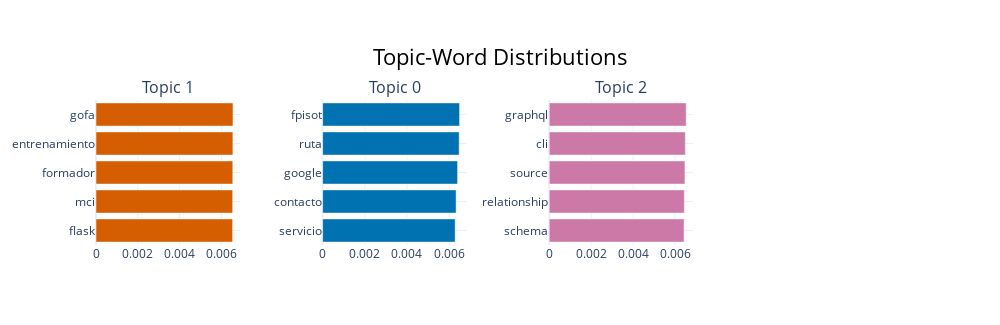

Source (notebook cell):
### Code cell
fig = fast_model.visualize_topic(top_n=10)
fig.show()

### Figure 1 — Plotly figure (JSON) as saved in the notebook; plotly's stock layout.template omitted (floating-point values rounded to 4 significant figures)
{"data": [{"marker": {"color": "#D55E00"}, "orientation": "h", "x": [0.006537, 0.00654, 0.006545, 0.006549, 0.006554], "y": ["flask", "mci", "formador", "entrenamiento", "gofa"], "type": "bar", "xaxis": "x", "yaxis": "y"}, {"marker": {"color": "#0072B2"}, "orientation": "h", "x": [0.006283, 0.006329, 0.006398, 0.006473, 0.006493], "y": ["servicio", "contacto", "google", "ruta", "fpisot"], "type": "bar", "xaxis": "x2", "yaxis": "y2"}, {"marker": {"color": "#CC79A7"}, "orientation": "h", "x": [0.006432, 0.006445, 0.006474, 0.006492, 0.006532], "y": ["schema", "relationship", "source", "cli", "graphql"], "type": "bar", "xaxis": "x3", "yaxis": "y3"}], "layout": {"xaxis": {"anchor": "y", "domain": [0.0, 0.175], "showgrid": true}, "yaxis": {"anchor": "x", "domain": [0.0, 1.0], "showgrid": true}, "xaxis2": {"anchor": "y2", "domain": [0.275, 0.45], "showgrid": true}, "yaxis2": {"anchor": "x2", "domain": [0.0, 1.0], "showgrid": true}, "xaxis3": {"anchor": "y3", "domain": [0.55, 0.725], "showgrid": true}, "yaxis3": {"anchor": "x3", "domain": [0.0, 1.0], "showgrid": true}, "xaxis4": {"anchor": "y4", "domain": [0.825, 1.0], "showgrid": true}, "yaxis4": {"anchor": "x4", "domain": [0.0, 1.0], "showgrid": true}, "annotations": [{"font": {"size": 16}, "showarrow": false, "text": "Topic 1", "x": 0.0875, "xanchor": "center", "xref": "paper", "y": 1.0, "yanchor": "bottom", "yref": "paper"}, {"font": {"size": 16}, "showarrow": false, "text": "Topic 0", "x": 0.3625, "xanchor": "center", "xref": "paper", "y": 1.0, "yanchor": "bottom", "yref": "paper"}, {"font": {"size": 16}, "showarrow": false, "text": "Topic 2", "x": 0.6375, "xanchor": "center", "xref": "paper", "y": 1.0, "yanchor": "bottom", "yref": "paper"}], "title": {"font": {"size": 22, "color": "Black"}, "text": "Topic-Word Distributions", "x": 0.5, "xanchor": "center", "yanchor": "top"}, "hoverlabel": {"font": {"size": 16, "family": "Rockwell"}, "bgcolor": "white"}, "showlegend": false, "width": 1000, "height": 325.0}}
